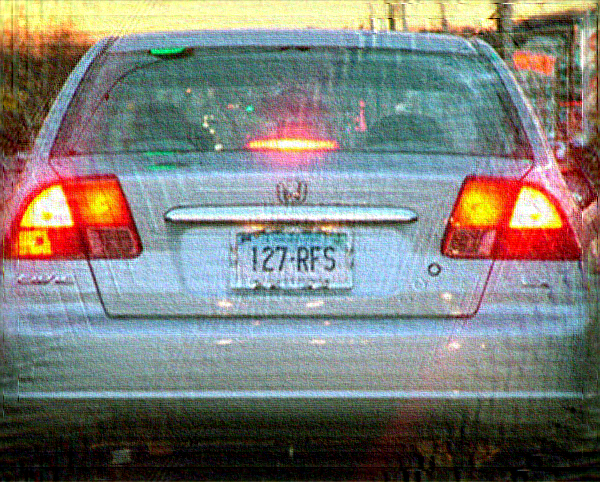
#> input picture capture/Deblur.png, 600 x 482 px
$ python pytessaract.py
#> lines starting #> are read from the running program, lines starting #| are printed output that depends on the picture; after the words box and inside, x2 and y2 are one past the last pixel; in counts of white or black regions, pixels touching at a corner belong together
import cv2
import pytesseract
from imutils import contours

image = cv2.imread("Deblur.png")
#> image is the input picture: shape (482, 600, 3); mean B, G, R 120.9, 126.5, 125.7

height, width, _ = image.shape
#> height = 482; width = 600
gray = cv2.cvtColor(image, cv2.COLOR_BGR2GRAY)
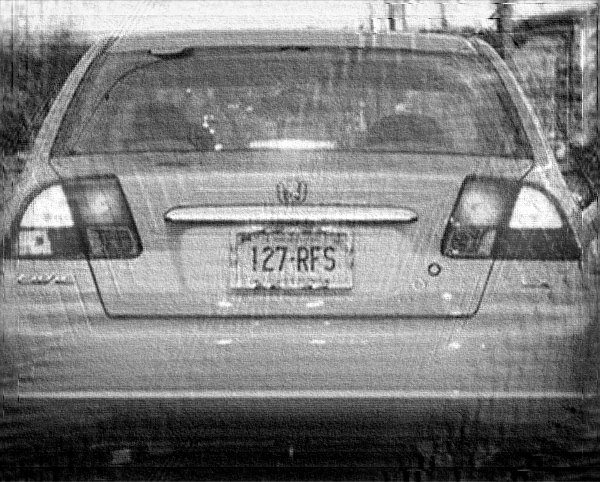
#> gray: shape (482, 600); min 0, max 255, mean 125.6
thresh = cv2.threshold(gray, 0, 255, cv2.THRESH_OTSU)[1]
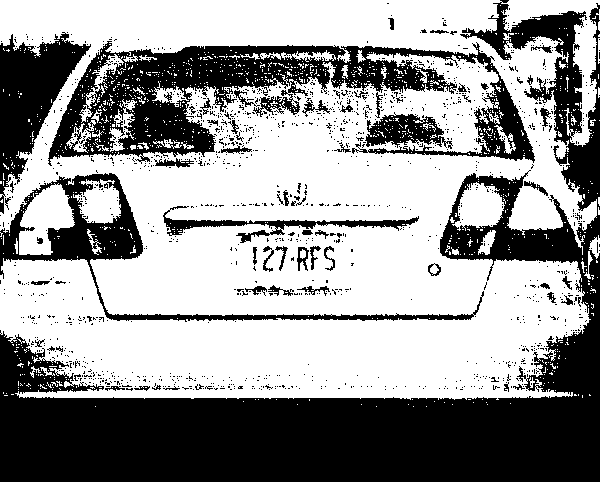
#> thresh: shape (482, 600); 59.3% white; 1413 black regions (1348 under 20 px)
cnts = cv2.findContours(thresh, cv2.RETR_TREE, cv2.CHAIN_APPROX_SIMPLE)
#> cnts = 3039 contours, 2897 with area under 20; largest, box (x1, y1, x2, y2) and area: (0, 0, 600, 400) 193180, (47, 40, 536, 167) 27358, (19, 183, 75, 255) 2348, (364, 113, 447, 149) 2025, (162, 209, 420, 237) 1846
#> (the run stopped early here; a loop or call above may not have finished)
